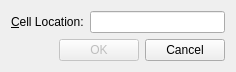
<?xml version="1.0" encoding="UTF-8"?>
<ui version="4.0">
 <class>GoToCellDialog</class>
 <widget class="QDialog" name="GoToCellDialog">
  <property name="geometry">
   <rect>
    <x>0</x>
    <y>0</y>
    <width>236</width>
    <height>72</height>
   </rect>
  </property>
  <property name="windowTitle">
   <string>Go to Cell</string>
  </property>
  <layout class="QVBoxLayout" name="verticalLayout">
   <item>
    <layout class="QHBoxLayout" name="horizontalLayout">
     <item>
      <widget class="QLabel" name="label">
       <property name="text">
        <string>&amp;Cell Location:</string>
       </property>
       <property name="buddy">
        <cstring>lineEdit</cstring>
       </property>
      </widget>
     </item>
     <item>
      <widget class="QLineEdit" name="lineEdit"/>
     </item>
    </layout>
   </item>
   <item>
    <layout class="QHBoxLayout" name="horizontalLayout_2">
     <item>
      <spacer name="horizontalSpacer">
       <property name="orientation">
        <enum>Qt::Horizontal</enum>
       </property>
       <property name="sizeHint" stdset="0">
        <size>
         <width>40</width>
         <height>20</height>
        </size>
       </property>
      </spacer>
     </item>
     <item>
      <widget class="QPushButton" name="okButton">
       <property name="enabled">
        <bool>false</bool>
       </property>
       <property name="text">
        <string>OK</string>
       </property>
       <property name="default">
        <bool>true</bool>
       </property>
      </widget>
     </item>
     <item>
      <widget class="QPushButton" name="cancelButton">
       <property name="text">
        <string>Cancel</string>
       </property>
      </widget>
     </item>
    </layout>
   </item>
  </layout>
 </widget>
 <resources/>
 <connections/>
</ui>
